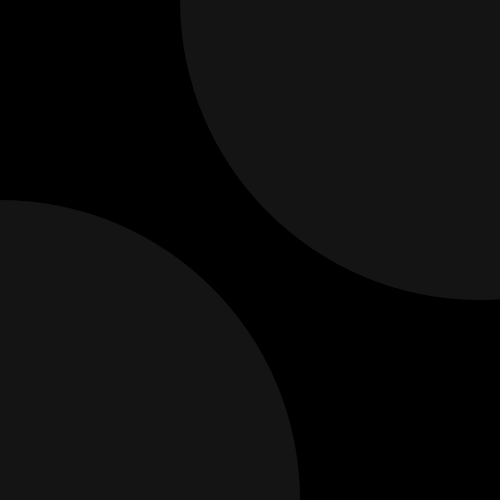
Frame 1 (no input)
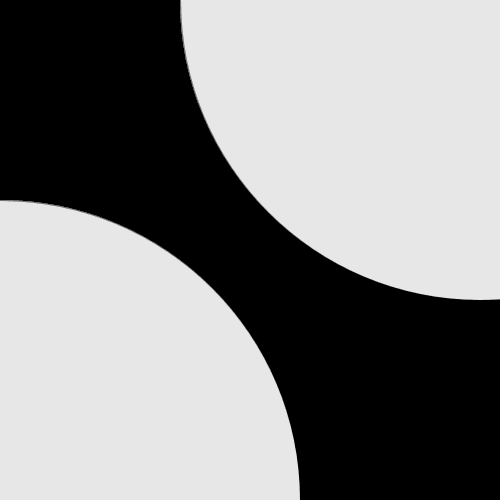
Frame 60 (the mouse pressed at the canvas centre just before this capture)
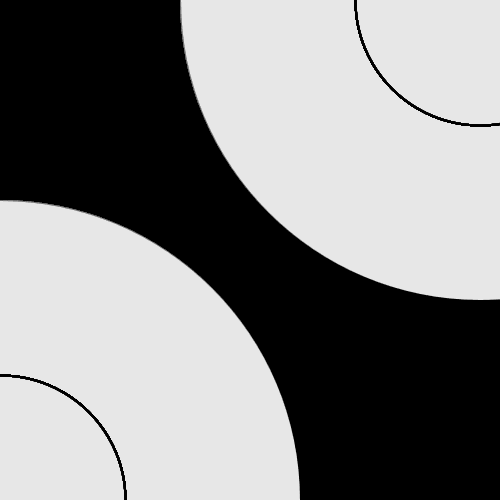
Frame 120 (the mouse held since frame 60 and released just before this capture)

The Processing sketch that drew these frames (run headless with seeded random() and noise(); from frame 60 on, the mouse is pressed at the canvas centre):

// Processing sketch: processing_59972
// ── processing_59972.pde

void setup(){
size (500,500);
smooth ();

ellipseMode (CENTER);
//noCursor ();

background (0);  
noStroke ();
fill (255,10);
ellipse (480,0,600,600);
ellipse (0,500, 600,600);

frameRate (10);

}


void draw (){
  
   if (mousePressed){
     stroke (0);
     strokeWeight (2);
     fill (255,5);
     ellipse (480, 0, mouseY,mouseY);
     ellipse (0, 500, mouseX,mouseX);  
         
 }
 else {
     stroke (0,10);
     fill (255,10);
     ellipse (480,0,600,600);
     ellipse (0,500, 600,600);
}    

}
